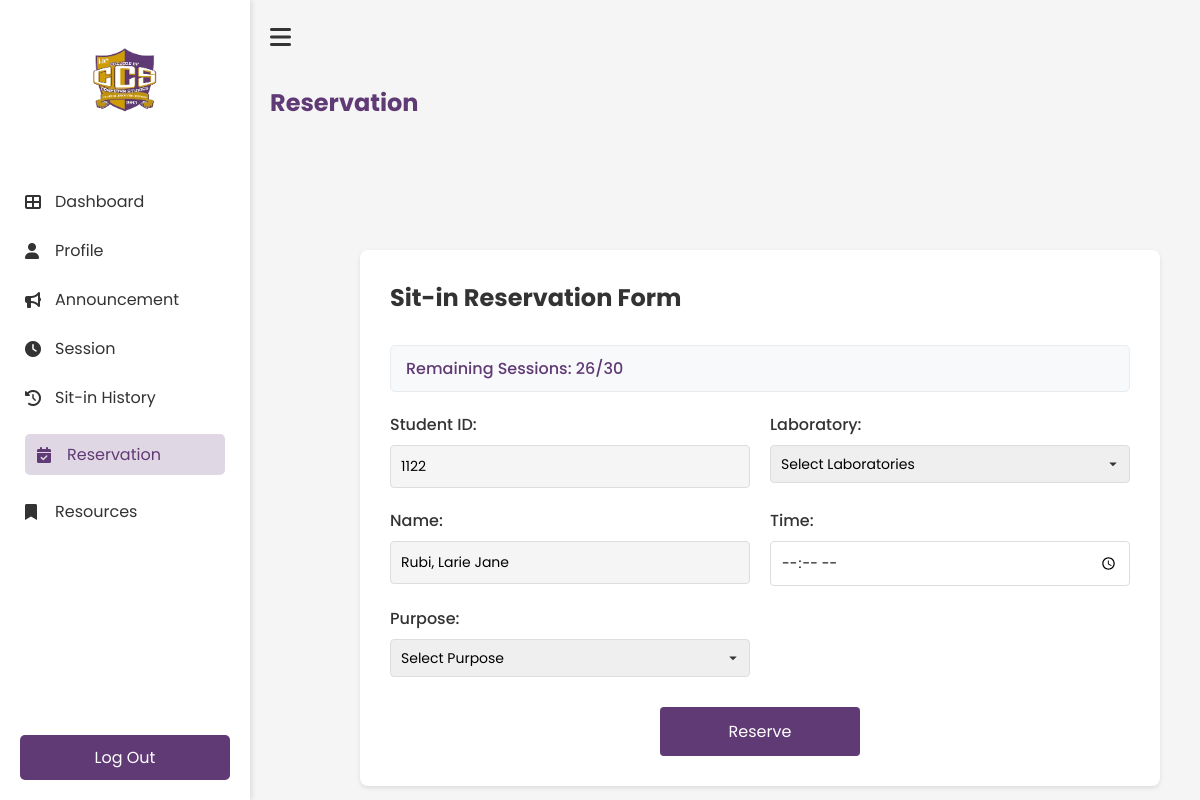
/Reservation (signed in), run on an earlier commit of the app's database.
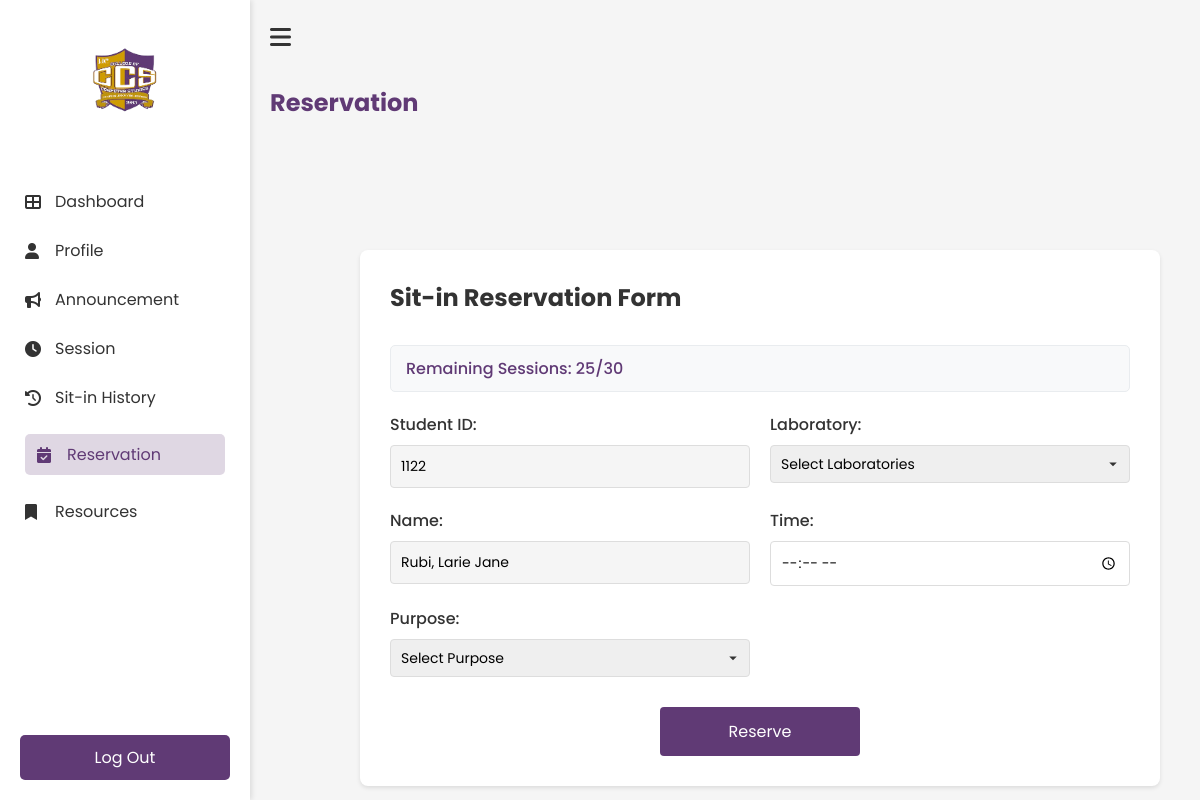
And on a later commit of the database.
### tables this page shows
CREATE TABLE users(
idno integer primary key,
lastname text not null,
firstname text not null,
middlename text,
course text not null,
year_level integer not null,
email text unique not null,
username text unique not null,
password text not null, sessions TEXT DEFAULT NULL, address text, photo text, points INTEGER DEFAULT 0);

### app.py (the view)
@app.route('/Reservation')
def Reservation():
    if 'username' not in session:
        return redirect(url_for('login'))
    user = get_user_reservation_data(session['student_id'])
    if not user:
        flash('Error loading user data', 'error')
        return redirect(url_for('Dashboard'))
    return render_template('student/reservation.html', user=user)

### templates/student/reservation.html (shortened to what the changed rows need)
<!DOCTYPE html>
<html lang="en">
<head>
    <link rel="stylesheet" href="{{ url_for('static', filename='student/reservation.css') }}">
    <link rel="stylesheet" href="https://cdnjs.cloudflare.com/ajax/libs/font-awesome/6.0.0-beta3/css/all.min.css">
<body>
    <div class="reservation-container">
        <div class="main-content">
            <h1 class="header">Reservation</h1>
            <div class="main-content">
                <div class="form-card">
                    <h2>Sit-in Reservation Form</h2>
                    <div class="session-info">
                        <p>Remaining Sessions: {{ user['sessions'] if user['sessions'] is not none else 30 }}/30</p>
                    </div>
                    <form class="reservation-form" method="POST" action="{{ url_for('Reservation') }}">
                        <div class="form-group-row">
                            <div class="form-group">
                                <label for="student_id">Student ID:</label>
                                <input type="text" id="student_id" name="student_id" value="{{ user['idno'] }}" readonly>
                            </div>
                        </div>
                        <div class="form-group-row">
                            <div class="form-group">
                                <label for="name">Name:</label>
                                <input type="text" id="name" name="name" value="{{ user['lastname'] }}, {{ user['firstname'] }} {{ user['middlename'] if user['middlename'] else '' }}" readonly>
                            </div>
                        </div>
                    </form>
                </div>
            </div>
        </div>
    </div>
</body>
</html>

What changed in the data, as far as the page shows it:
changed users "Rubi, Larie Jane": sessions "26" → "25"
